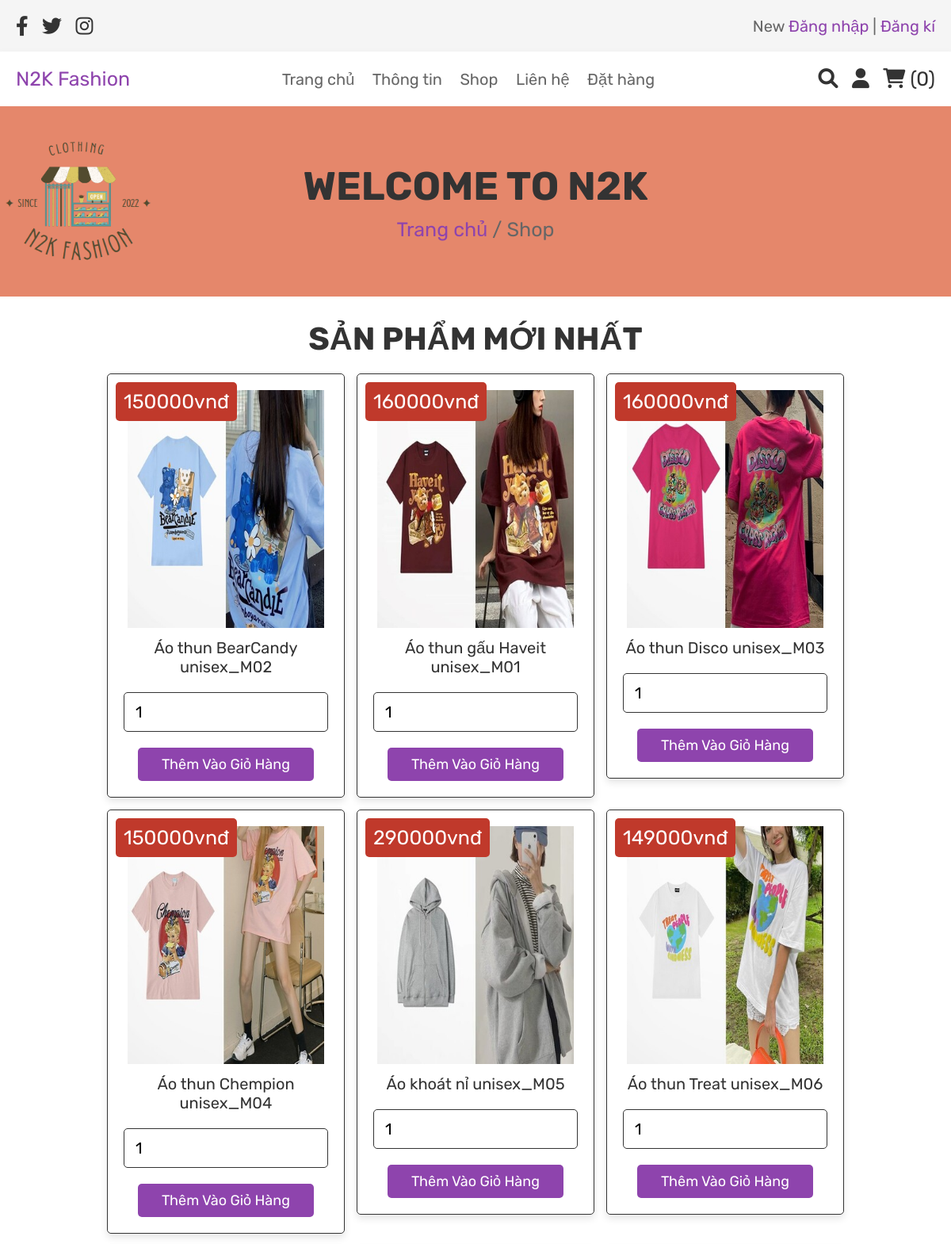
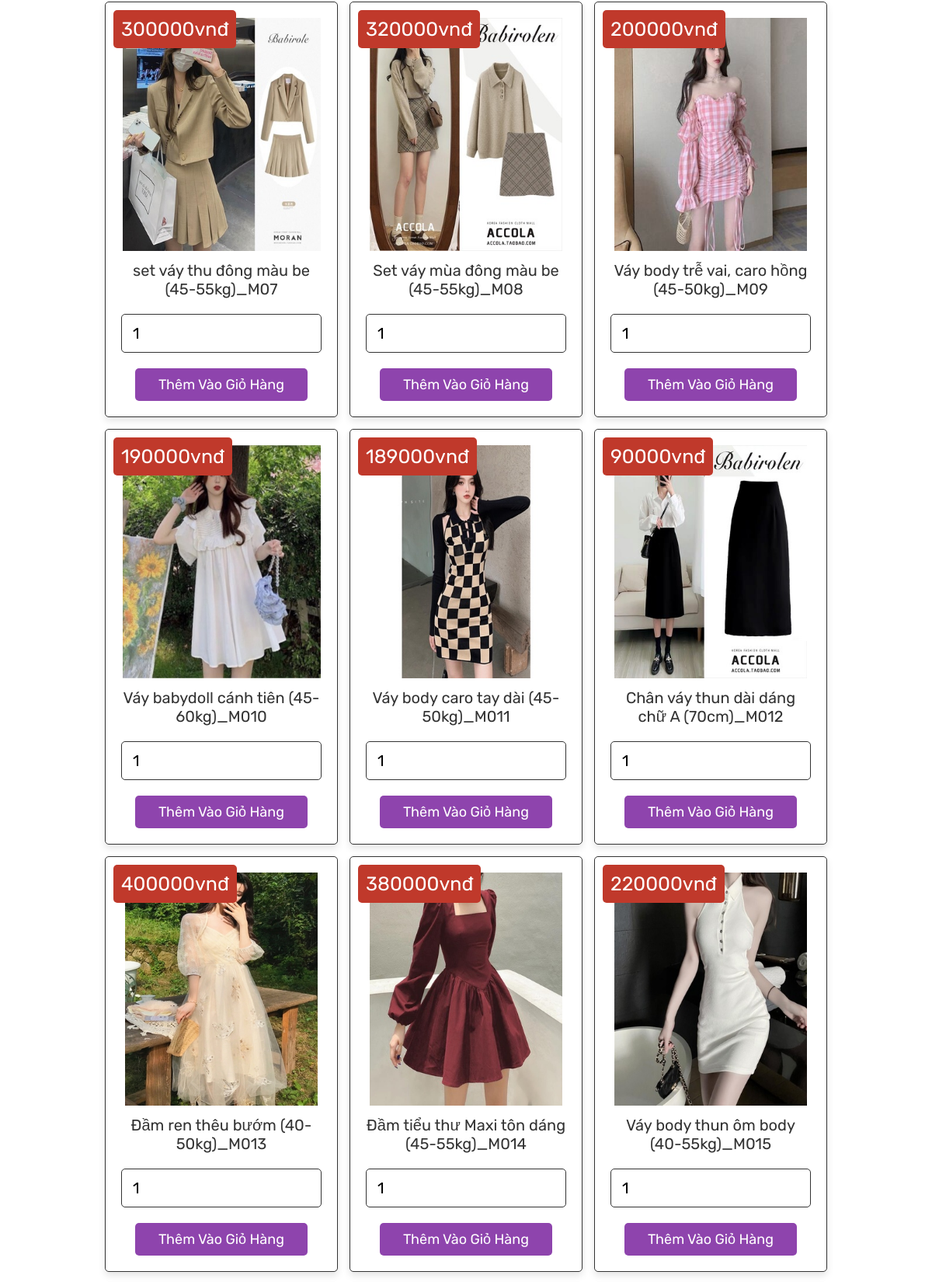
/shop.php (signed in, upper part), run on the app's committed database (2 pictures, top to bottom).
### tables this page shows
CREATE TABLE `products` (
  `id` int(100) NOT NULL,
  `name` varchar(100) NOT NULL,
  `price` int(100) NOT NULL,
  `image` varchar(100) NOT NULL
);

### shop.php (the view, shortened to what this page needs)
<?php
include 'config.php';
?>
<!DOCTYPE html>
<html lang="en">
<head>
   <link rel="stylesheet" href="https://cdnjs.cloudflare.com/ajax/libs/font-awesome/6.0.0/css/all.min.css">
   <link rel="stylesheet" href="css/style.css">
</head>
<body>
<?php include 'header.php'; ?>
<div class="heading">
   <h3>Welcome to N2K</h3>
   <p> <a href="home.php">Trang chủ</a> / Shop </p>
</div>
<section class="products">
   <h1 class="title">Sản phẩm mới nhất </h1>
   <div class="box-container">
      <?php
         $select_products = mysqli_query($conn, "SELECT * FROM `products`") or die('query failed');
         if(mysqli_num_rows($select_products) > 0){
            while($fetch_products = mysqli_fetch_assoc($select_products)){
      ?>
     <form action="" method="post" class="box">
      <img class="image" src="uploaded_img/<?php echo $fetch_products['image']; ?>" alt="">
      <div class="name"><?php echo $fetch_products['name']; ?></div>
      <div class="price"><?php echo $fetch_products['price']; ?>vnđ</div>
      <input type="number" min="1" name="product_quantity" value="1" class="qty">
      <input type="submit" value="thêm vào giỏ hàng" name="add_to_cart" class="btn">
     </form>
      <?php
         }
      }else{
         echo '<p class="empty">Chưa có sản phẩm nào được thêm vào!</p>';
      }
      ?>
   </div>
</section>
</body>
</html>

### css/style.css (style rules this page uses)
:root { --purple:#8e44ad; --red:#c0392b; --orange:#f39c12; --black:#333; --white:#fff; --light-color:#666; --light-white:#ccc; --light-bg:#f5f5f5; --border:.1rem solid var(--black); --box-shadow:0 .5rem 1rem rgba(0,0,0,.1); }
* { font-family: 'Rubik', sans-serif; margin:0; padding:0; box-sizing: border-box; outline: none; border:none; text-decoration: none; transition:all .2s linear; }
html { font-size: 62.5%; overflow-x: hidden; }
section { padding:3rem 2rem; }
.title { text-align: center; margin-bottom: 2rem; text-transform: uppercase; color:var(--black); font-size: 4rem; }
.btn, .option-btn, .delete-btn, .white-btn { display: inline-block; margin-top: 1rem; padding:1rem 3rem; cursor: pointer; color:var(--white); font-size: 1.8rem; border-radius: .5rem; text-transform: capitalize; }
.white-btn, .btn { background-color: var(--purple); }
.heading { min-height: 30vh; display: flex; flex-flow: column; align-items: center; justify-content: center; gap:1rem; background: url(../images/heading_bg.webp) no-repeat; background-size: cover; background-position: center; text-align: center; }
.heading h3 { font-size: 5rem; color:var(--black); text-transform: uppercase; }
.heading p { font-size: 2.5rem; color:var(--light-color); }
.heading p a { color:var(--purple); }
.products .box-container { max-width: 1200px; margin:0 auto; display: grid; grid-template-columns: repeat(auto-fit, 30rem); align-items: flex-start; gap:1.5rem; justify-content: center; }
.products .box-container .box { border-radius: .5rem; background-color: var(--white); box-shadow: var(--box-shadow); padding:2rem; text-align: center; border:var(--border); position: relative; }
.products .box-container .box .image { height: 30rem; }
.products .box-container .box .name { padding:1rem 0; font-size: 2rem; color:var(--black); }
.products .box-container .box .qty { width: 100%; padding:1.2rem 1.4rem; border-radius: .5rem; border:var(--border); margin:1rem 0; font-size: 2rem; }
.products .box-container .box .price { position: absolute; top:1rem; left:1rem; border-radius: .5rem; padding:1rem; font-size: 2.5rem; color:var(--white); background-color: var(--red); }

### data on the page
products: image (picture), name "Áo thun BearCandy unisex_M02", price "150000"
products: image (picture), name "Áo thun gấu Haveit unisex_M01", price "160000"
products: image (picture), name "Áo thun Disco unisex_M03", price "160000"
products: image (picture), name "Áo thun Chempion unisex_M04", price "150000"
products: image (picture), name "Áo khoát nỉ unisex_M05", price "290000"
products: image (picture), name "Áo thun Treat unisex_M06", price "149000"
products: image (picture), name "set váy thu đông màu be (45-55kg)_M07", price "300000"
products: image (picture), name "Set váy mùa đông màu be (45-55kg)_M08", price "320000"
products: image (picture), name "Váy body trễ vai, caro hồng (45-50kg)_M09", price "200000"
products: image (picture), name "Váy babydoll cánh tiên (45-60kg)_M010", price "190000"
products: image (picture), name "Váy body caro tay dài (45-50kg)_M011", price "189000"
products: image (picture), name "Chân váy thun dài dáng chữ A (70cm)_M012", price "90000"
products: image (picture), name "Đầm ren thêu bướm (40-50kg)_M013", price "400000"
products: image (picture), name "Đầm tiểu thư Maxi tôn dáng (45-55kg)_M014", price "380000"
products: image (picture), name "Váy body thun ôm body (40-55kg)_M015", price "220000"

### other printed values
$cart_rows_number "0"
